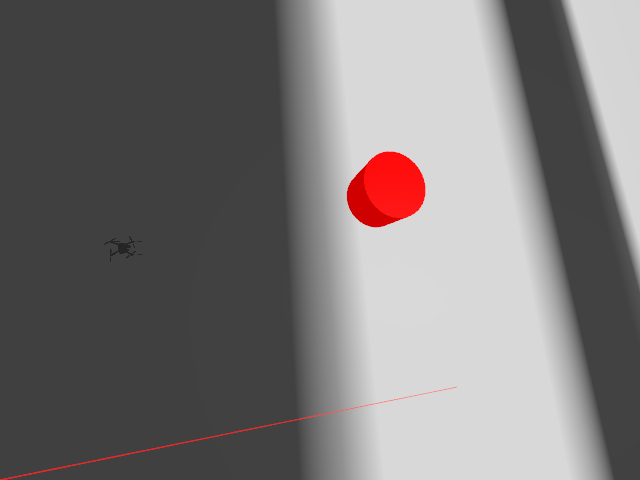
#> input picture Code/processamento_de_imagens/vision_yolo/dataset/images/train/foto_1779476622.png, 640 x 480 px, given in place of train, which was not available
$ python run_hsv.py
#> lines starting #> are read from the running program, lines starting #| are printed output that depends on the picture; after the words box and inside, x2 and y2 are one past the last pixel; in counts of white or black regions, pixels touching at a corner belong together; pictures that were not available may be replaced by others from this repository, and a replacement may not be noted
import cv2
import os
import time
import pandas as pd


DATASET = "../dataset"
OUTPUT = "../results/hsv"

os.makedirs(OUTPUT, exist_ok=True)

rows = []

# AJUSTAR SE NECESSÁRIO
LOWER = (0, 0, 0)
UPPER = (180, 255, 70)


for scenario in os.listdir(DATASET):

    folder = os.path.join(DATASET, scenario)

    for img_name in os.listdir(folder):

        path = os.path.join(folder, img_name)

        frame = cv2.imread(path)
#> frame is the input picture: shape (480, 640, 3); mean B, G, R 119.8, 119.8, 123.5

        start = time.time()

        hsv = cv2.cvtColor(
            frame,
            cv2.COLOR_BGR2HSV
        )
#> hsv: shape (480, 640, 3); mean H, S, V 0, 3.9, 123.5

        mask = cv2.inRange(
            hsv,
            LOWER,
            UPPER
        )
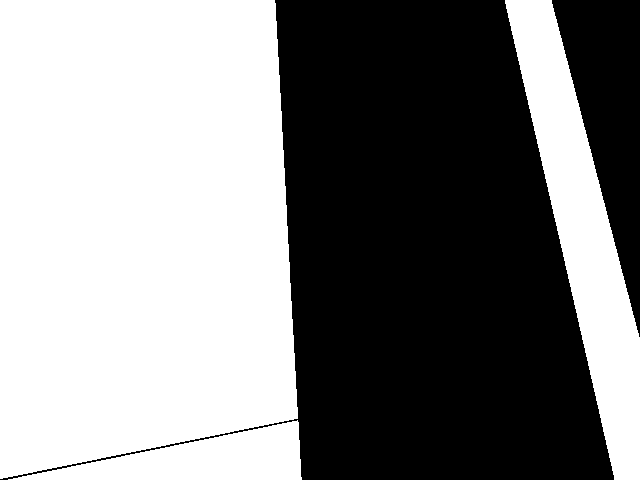
#> mask: shape (480, 640); 52.6% white; 2 black regions, box (x1, y1, x2, y2) and area: (0, 0, 614, 480) 130714, (552, 0, 640, 337) 15025

        kernel = (
            cv2.getStructuringElement(
                cv2.MORPH_RECT,
                (5, 5)
            )
        )

        mask = cv2.morphologyEx(
            mask,
            cv2.MORPH_OPEN,
            kernel
        )
#> mask: shape (480, 640); 52.6% white; 2 black regions

        contours, _ = cv2.findContours(
            mask,
            cv2.RETR_EXTERNAL,
            cv2.CHAIN_APPROX_SIMPLE
        )
#> contours = 3 contours; box (x1, y1, x2, y2) and area: (0, 0, 298, 479) 128296, (505, 0, 640, 480) 23056, (18, 421, 302, 480) 8532

        detectou = False

        bbox = [0, 0, 0, 0]

        if contours:

            detectou = True

            c = max(
                contours,
                key=cv2.contourArea
            )
#> c = contour of 170 points, box (x1, y1, x2, y2) (0, 0, 298, 479), area 128296

            x, y, w, h = (
                cv2.boundingRect(c)
            )
#> x = 0; y = 0; w = 298; h = 479

            bbox = [x, y, w, h]
#> bbox = [0, 0, 298, 479]

            cv2.rectangle(
                frame,
                (x, y),
                (x+w, y+h),
                (0,255,0),
                3
            )
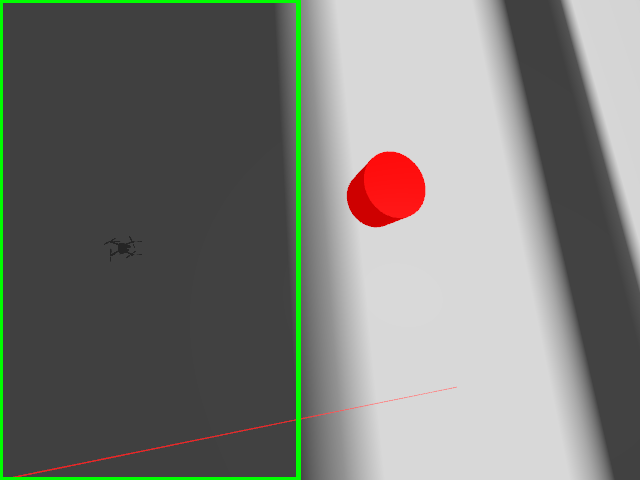
#> frame: shape (480, 640, 3); 1.82% of pixels changed, all inside (x1, y1, x2, y2) = (0, 0, 301, 480)

        elapsed = (
            time.time()
            -
            start
        ) * 1000

        cv2.imwrite(
            f"{OUTPUT}/{scenario}_{img_name}",
            frame
        )

        rows.append({

            "image": img_name,
            "scenario": scenario,
            "detected": detectou,
            "confidence": 1 if detectou else 0,
            "time_ms": elapsed,

            "x": bbox[0],
            "y": bbox[1],
            "w": bbox[2],
            "h": bbox[3]

        })

#> (the run stopped early here; a loop or call above may not have finished)

$ run again, on Code/processamento_de_imagens/vision_yolo/dataset/images/val/foto_1779476647.png
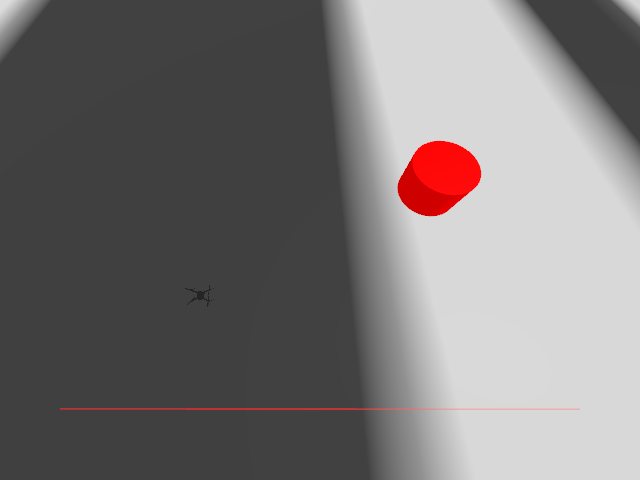
#> input picture Code/processamento_de_imagens/vision_yolo/dataset/images/val/foto_1779476647.png, 640 x 480 px, given in place of train, which was not available
#> frame is the input picture: shape (480, 640, 3); mean B, G, R 118.2, 118.2, 121.9
#> hsv: shape (480, 640, 3); mean H, S, V 0, 4.1, 121.9
#> `mask = cv2.inRange( hsv, LOWER, UPPER )`:
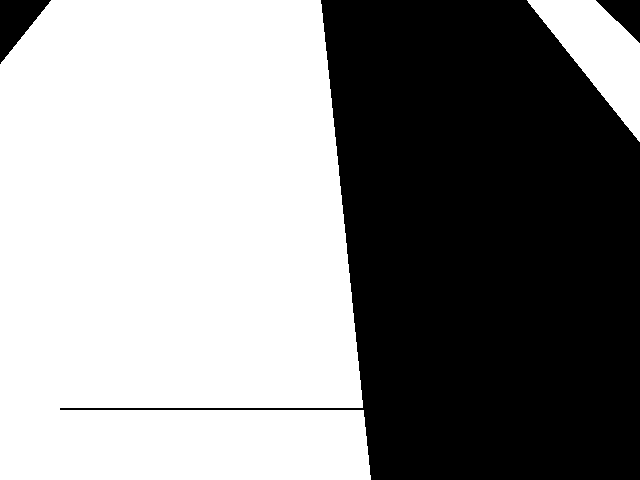
#> mask: shape (480, 640); 55.7% white; 3 black regions, box (x1, y1, x2, y2) and area: (60, 0, 640, 480) 133558, (0, 0, 51, 64) 1651, (596, 0, 640, 43) 967
#> contours = 2 contours; box (x1, y1, x2, y2) and area: (0, 0, 371, 480) 162763, (528, 0, 640, 140) 6980
#> c = contour of 135 points, box (x1, y1, x2, y2) (0, 0, 371, 480), area 162763
#> x = 0; w = 371; h = 480
#> bbox = [0, 0, 371, 480]
#> `cv2.rectangle( frame, (x, y), (x+w, y+h), (0,255,0), 3 )`:
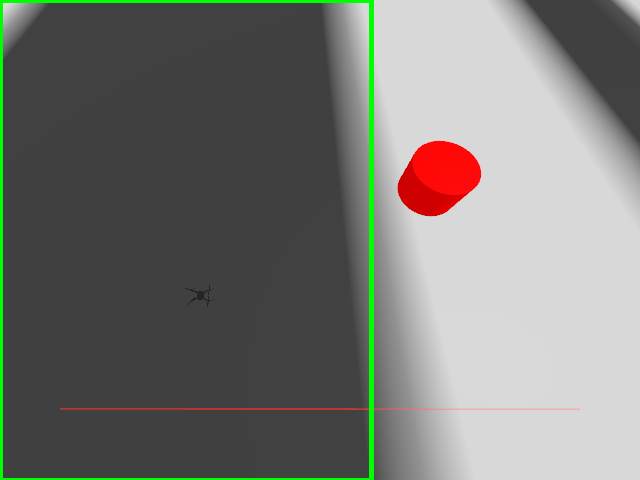
#> frame: shape (480, 640, 3); 1.85% of pixels changed, all inside (x1, y1, x2, y2) = (0, 0, 374, 480)

$ run again, on Code/processamento_de_imagens/vision_yolo/dataset/images/val/foto_1779476653.png
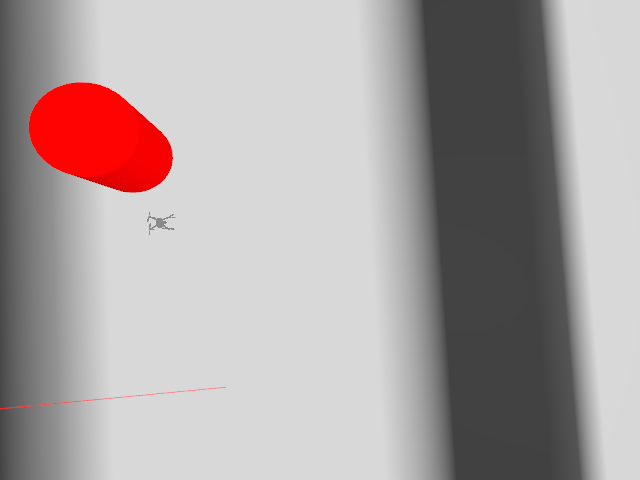
#> input picture Code/processamento_de_imagens/vision_yolo/dataset/images/val/foto_1779476653.png, 640 x 480 px, given in place of train, which was not available
#> frame is the input picture: shape (480, 640, 3); mean B, G, R 161.6, 161.6, 170.8
#> hsv: shape (480, 640, 3); mean H, S, V 0, 9.4, 170.8
#> `mask = cv2.inRange( hsv, LOWER, UPPER )`:
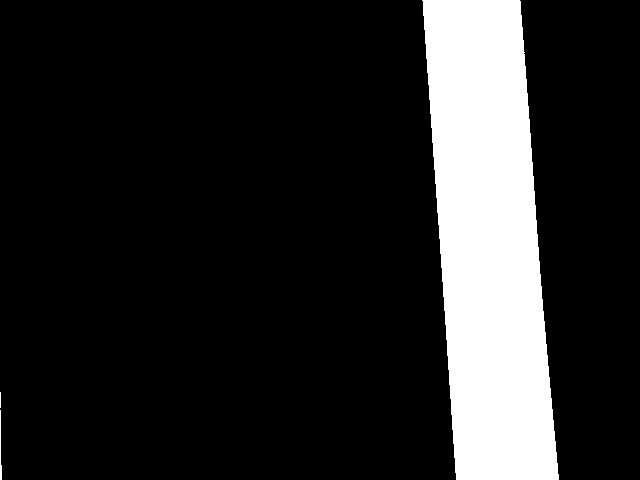
#> mask: shape (480, 640); 15.6% white; 3 white regions (1 under 20 px), largest, box (x1, y1, x2, y2) and area: (422, 0, 559, 480) 47709, (0, 410, 2, 480) 85
#> contours = 1 contour; box (x1, y1, x2, y2) and area: (423, 0, 559, 480) 47128
#> c = contour of 147 points, box (x1, y1, x2, y2) (423, 0, 559, 480), area 47128
#> x = 423; y = 0; w = 136; h = 480
#> bbox = [423, 0, 136, 480]
#> `cv2.rectangle( frame, (x, y), (x+w, y+h), (0,255,0), 3 )`:
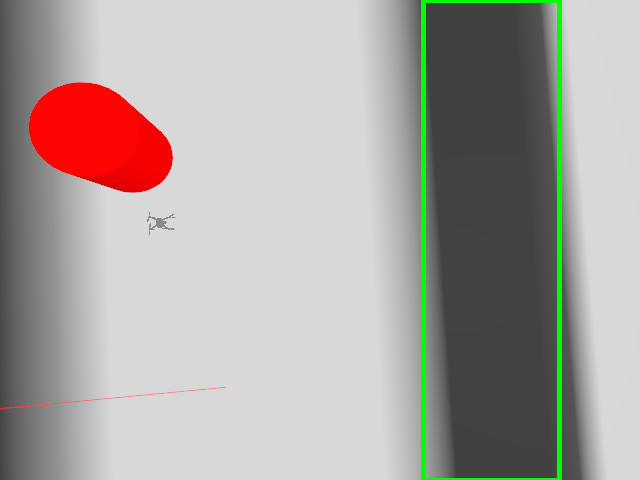
#> frame: shape (480, 640, 3); 1.78% of pixels changed, all inside (x1, y1, x2, y2) = (421, 0, 562, 480)
